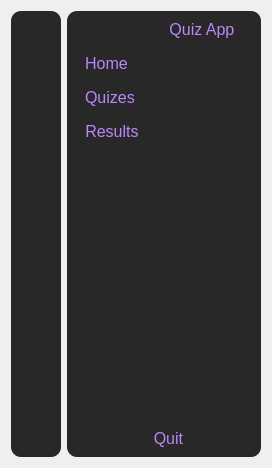
<?xml version="1.0" encoding="UTF-8"?>
<ui version="4.0">
 <class>SideBar</class>
 <widget class="QWidget" name="SideBar">
  <property name="geometry">
   <rect>
    <x>0</x>
    <y>0</y>
    <width>272</width>
    <height>468</height>
   </rect>
  </property>
  <property name="windowTitle">
   <string>Form</string>
  </property>
  <layout class="QGridLayout" name="gridLayout">
   <item row="0" column="1">
    <widget class="QWidget" name="list_extend" native="true">
     <property name="enabled">
      <bool>true</bool>
     </property>
     <property name="styleSheet">
      <string notr="true">background: #282828;
border-radius: 10px;</string>
     </property>
     <layout class="QGridLayout" name="gridLayout_3">
      <item row="0" column="0">
       <layout class="QVBoxLayout" name="verticalLayout_3">
        <property name="spacing">
         <number>15</number>
        </property>
        <item>
         <layout class="QHBoxLayout" name="horizontalLayout_2">
          <property name="spacing">
           <number>1</number>
          </property>
          <item alignment="Qt::AlignLeft">
           <widget class="QPushButton" name="list_icon_extend">
            <property name="maximumSize">
             <size>
              <width>32</width>
              <height>16777215</height>
             </size>
            </property>
            <property name="acceptDrops">
             <bool>false</bool>
            </property>
            <property name="styleSheet">
             <string notr="true"/>
            </property>
            <property name="text">
             <string/>
            </property>
            <property name="icon">
             <iconset resource="resource.qrc">
              <normaloff>:/resources/menu.png</normaloff>:/resources/menu.png</iconset>
            </property>
            <property name="iconSize">
             <size>
              <width>32</width>
              <height>32</height>
             </size>
            </property>
            <property name="checkable">
             <bool>true</bool>
            </property>
            <property name="checked">
             <bool>false</bool>
            </property>
           </widget>
          </item>
          <item alignment="Qt::AlignLeft">
           <widget class="QLabel" name="label_4">
            <property name="maximumSize">
             <size>
              <width>80</width>
              <height>16777215</height>
             </size>
            </property>
            <property name="font">
             <font>
              <pointsize>12</pointsize>
             </font>
            </property>
            <property name="styleSheet">
             <string notr="true">color: #bb86fc;</string>
            </property>
            <property name="text">
             <string> Quiz App</string>
            </property>
           </widget>
          </item>
         </layout>
        </item>
        <item alignment="Qt::AlignLeft">
         <widget class="QPushButton" name="home_extend_button">
          <property name="font">
           <font>
            <pointsize>12</pointsize>
            <bold>false</bold>
           </font>
          </property>
          <property name="styleSheet">
           <string notr="true">QPushButton {
  color: #bb86fc;
}

QPushButton:hover {
	background: #DCDCDC;
 }

QPushButton:checked {
	background: #DCDCDC;
 }</string>
          </property>
          <property name="text">
           <string>  Home</string>
          </property>
          <property name="icon">
           <iconset resource="resource.qrc">
            <normaloff>:/resources/home.png</normaloff>:/resources/home.png</iconset>
          </property>
          <property name="iconSize">
           <size>
            <width>32</width>
            <height>32</height>
           </size>
          </property>
          <property name="checkable">
           <bool>true</bool>
          </property>
          <property name="checked">
           <bool>false</bool>
          </property>
         </widget>
        </item>
        <item alignment="Qt::AlignLeft">
         <widget class="QPushButton" name="quizes_extend_button">
          <property name="font">
           <font>
            <pointsize>12</pointsize>
            <bold>false</bold>
           </font>
          </property>
          <property name="styleSheet">
           <string notr="true">QPushButton {
  color: #bb86fc;
}

QPushButton:hover {
	background: #DCDCDC;
 }

QPushButton:checked {
	background: #DCDCDC;
 }
</string>
          </property>
          <property name="text">
           <string>  Quizes</string>
          </property>
          <property name="icon">
           <iconset resource="resource.qrc">
            <normaloff>:/resources/quiz.png</normaloff>:/resources/quiz.png</iconset>
          </property>
          <property name="iconSize">
           <size>
            <width>32</width>
            <height>32</height>
           </size>
          </property>
          <property name="checkable">
           <bool>true</bool>
          </property>
          <property name="checked">
           <bool>false</bool>
          </property>
         </widget>
        </item>
        <item alignment="Qt::AlignLeft">
         <widget class="QPushButton" name="results_extend_button">
          <property name="font">
           <font>
            <pointsize>12</pointsize>
            <bold>false</bold>
           </font>
          </property>
          <property name="styleSheet">
           <string notr="true">QPushButton {
  color: #bb86fc;
}

QPushButton:hover {
	background: #DCDCDC;
 }

QPushButton:checked {
	background: #DCDCDC;
 }</string>
          </property>
          <property name="text">
           <string>  Results</string>
          </property>
          <property name="icon">
           <iconset resource="resource.qrc">
            <normaloff>:/resources/results.png</normaloff>:/resources/results.png</iconset>
          </property>
          <property name="iconSize">
           <size>
            <width>32</width>
            <height>32</height>
           </size>
          </property>
          <property name="checkable">
           <bool>true</bool>
          </property>
          <property name="checked">
           <bool>false</bool>
          </property>
         </widget>
        </item>
        <item>
         <spacer name="verticalSpacer_3">
          <property name="orientation">
           <enum>Qt::Vertical</enum>
          </property>
          <property name="sizeHint" stdset="0">
           <size>
            <width>20</width>
            <height>40</height>
           </size>
          </property>
         </spacer>
        </item>
        <item>
         <widget class="QPushButton" name="quit_extend_button">
          <property name="font">
           <font>
            <pointsize>12</pointsize>
            <bold>false</bold>
           </font>
          </property>
          <property name="styleSheet">
           <string notr="true">QPushButton {
  color: #bb86fc;
}

QPushButton:hover {
	background: #DCDCDC;
 }</string>
          </property>
          <property name="text">
           <string>  Quit</string>
          </property>
          <property name="icon">
           <iconset resource="resource.qrc">
            <normaloff>:/resources/exit.png</normaloff>:/resources/exit.png</iconset>
          </property>
          <property name="iconSize">
           <size>
            <width>32</width>
            <height>32</height>
           </size>
          </property>
         </widget>
        </item>
       </layout>
      </item>
     </layout>
    </widget>
   </item>
   <item row="0" column="0">
    <widget class="QWidget" name="list_combact" native="true">
     <property name="maximumSize">
      <size>
       <width>50</width>
       <height>16777215</height>
      </size>
     </property>
     <property name="styleSheet">
      <string notr="true">background: #282828;
border-radius: 10px;</string>
     </property>
     <layout class="QGridLayout" name="gridLayout_2">
      <item row="0" column="0">
       <layout class="QVBoxLayout" name="verticalLayout">
        <property name="spacing">
         <number>15</number>
        </property>
        <property name="sizeConstraint">
         <enum>QLayout::SetMaximumSize</enum>
        </property>
        <item>
         <widget class="QPushButton" name="list_icon_compact">
          <property name="font">
           <font>
            <pointsize>12</pointsize>
            <bold>true</bold>
           </font>
          </property>
          <property name="styleSheet">
           <string notr="true">color: #bb86fc;</string>
          </property>
          <property name="text">
           <string/>
          </property>
          <property name="icon">
           <iconset resource="resource.qrc">
            <normaloff>:/resources/menu.png</normaloff>:/resources/menu.png</iconset>
          </property>
          <property name="iconSize">
           <size>
            <width>32</width>
            <height>32</height>
           </size>
          </property>
         </widget>
        </item>
        <item alignment="Qt::AlignHCenter|Qt::AlignVCenter">
         <widget class="QPushButton" name="home_compact_button">
          <property name="styleSheet">
           <string notr="true">QPushButton {
  color: #bb86fc;
}

QPushButton:hover {
	background: #DCDCDC;
 }

QPushButton:checked {
	background: #DCDCDC;
 }</string>
          </property>
          <property name="text">
           <string/>
          </property>
          <property name="icon">
           <iconset resource="resource.qrc">
            <normaloff>:/resources/home.png</normaloff>:/resources/home.png</iconset>
          </property>
          <property name="iconSize">
           <size>
            <width>32</width>
            <height>32</height>
           </size>
          </property>
          <property name="checkable">
           <bool>true</bool>
          </property>
          <property name="checked">
           <bool>false</bool>
          </property>
         </widget>
        </item>
        <item alignment="Qt::AlignHCenter">
         <widget class="QPushButton" name="quizes_compact_button">
          <property name="styleSheet">
           <string notr="true">QPushButton {
  color: #bb86fc;
}

QPushButton:hover {
	background: #DCDCDC;
 }

QPushButton:checked {
	background: #DCDCDC;
 }</string>
          </property>
          <property name="text">
           <string/>
          </property>
          <property name="icon">
           <iconset resource="resource.qrc">
            <normaloff>:/resources/quiz.png</normaloff>:/resources/quiz.png</iconset>
          </property>
          <property name="iconSize">
           <size>
            <width>32</width>
            <height>32</height>
           </size>
          </property>
          <property name="checkable">
           <bool>true</bool>
          </property>
          <property name="checked">
           <bool>false</bool>
          </property>
         </widget>
        </item>
        <item alignment="Qt::AlignHCenter|Qt::AlignVCenter">
         <widget class="QPushButton" name="results_compact_button">
          <property name="styleSheet">
           <string notr="true">QPushButton {
  color: #bb86fc;
}

QPushButton:hover {
	background: #DCDCDC;
 }

QPushButton:checked {
	background: #DCDCDC;
 }</string>
          </property>
          <property name="text">
           <string/>
          </property>
          <property name="icon">
           <iconset resource="resource.qrc">
            <normaloff>:/resources/results.png</normaloff>:/resources/results.png</iconset>
          </property>
          <property name="iconSize">
           <size>
            <width>32</width>
            <height>32</height>
           </size>
          </property>
          <property name="checkable">
           <bool>true</bool>
          </property>
          <property name="checked">
           <bool>false</bool>
          </property>
         </widget>
        </item>
        <item>
         <spacer name="verticalSpacer_2">
          <property name="orientation">
           <enum>Qt::Vertical</enum>
          </property>
          <property name="sizeHint" stdset="0">
           <size>
            <width>20</width>
            <height>40</height>
           </size>
          </property>
         </spacer>
        </item>
        <item alignment="Qt::AlignHCenter|Qt::AlignVCenter">
         <widget class="QPushButton" name="quit_compact_button">
          <property name="styleSheet">
           <string>QPushButton {
  color: #bb86fc;
}

QPushButton:hover {
	background: #DCDCDC;
 }</string>
          </property>
          <property name="text">
           <string/>
          </property>
          <property name="icon">
           <iconset resource="resource.qrc">
            <normaloff>:/resources/exit.png</normaloff>:/resources/exit.png</iconset>
          </property>
          <property name="iconSize">
           <size>
            <width>32</width>
            <height>32</height>
           </size>
          </property>
         </widget>
        </item>
       </layout>
      </item>
     </layout>
    </widget>
   </item>
  </layout>
 </widget>
 <resources>
  <include location="resource.qrc"/>
 </resources>
 <connections>
  <connection>
   <sender>list_icon_compact</sender>
   <signal>pressed()</signal>
   <receiver>list_extend</receiver>
   <slot>show()</slot>
   <hints>
    <hint type="sourcelabel">
     <x>33</x>
     <y>33</y>
    </hint>
    <hint type="destinationlabel">
     <x>170</x>
     <y>233</y>
    </hint>
   </hints>
  </connection>
  <connection>
   <sender>list_icon_compact</sender>
   <signal>pressed()</signal>
   <receiver>list_combact</receiver>
   <slot>hide()</slot>
   <hints>
    <hint type="sourcelabel">
     <x>33</x>
     <y>33</y>
    </hint>
    <hint type="destinationlabel">
     <x>33</x>
     <y>233</y>
    </hint>
   </hints>
  </connection>
  <connection>
   <sender>list_icon_extend</sender>
   <signal>pressed()</signal>
   <receiver>list_combact</receiver>
   <slot>show()</slot>
   <hints>
    <hint type="sourcelabel">
     <x>121</x>
     <y>34</y>
    </hint>
    <hint type="destinationlabel">
     <x>33</x>
     <y>233</y>
    </hint>
   </hints>
  </connection>
  <connection>
   <sender>list_icon_extend</sender>
   <signal>pressed()</signal>
   <receiver>list_extend</receiver>
   <slot>hide()</slot>
   <hints>
    <hint type="sourcelabel">
     <x>121</x>
     <y>34</y>
    </hint>
    <hint type="destinationlabel">
     <x>170</x>
     <y>233</y>
    </hint>
   </hints>
  </connection>
 </connections>
</ui>
